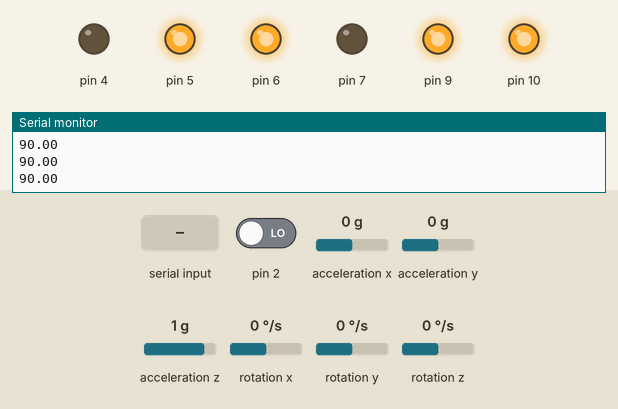
Simulated run of this sketch. Board: Arduino Uno, built with avr-gcc and run on an emulated ATmega328P. On the bench: output pins drawn as LEDs (lit = HIGH), the last lines printed to the serial monitor. Inputs (shaded band) come from the test bench; at power-on: acceleration x 0 g, pin 2 LOW, acceleration y 0 g, acceleration z 1 g, rotation x 0 °/s, rotation y 0 °/s, rotation z 0 °/s. The sensor or clock chip raises its interrupt line as the real part does.

Above: at 1.7 s.
1.8 s: "s90\n" received over Serial
At 4.2 s:
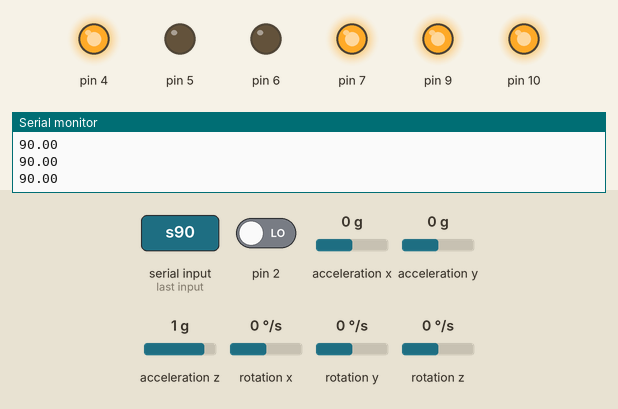
4.8 s: acceleration x set to -1.4 g
At 4.96 s:
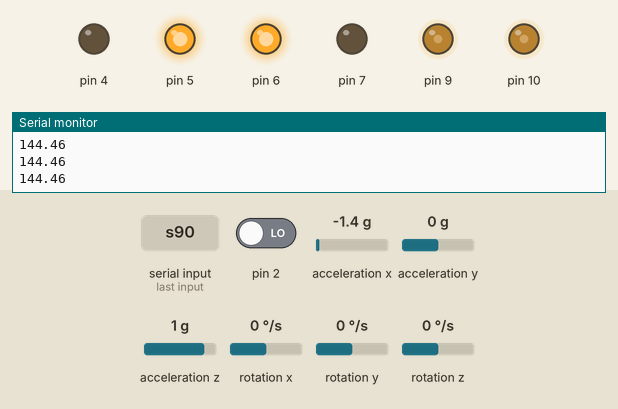
6.6 s: acceleration x set to 0.8 g
At 7.4 s:
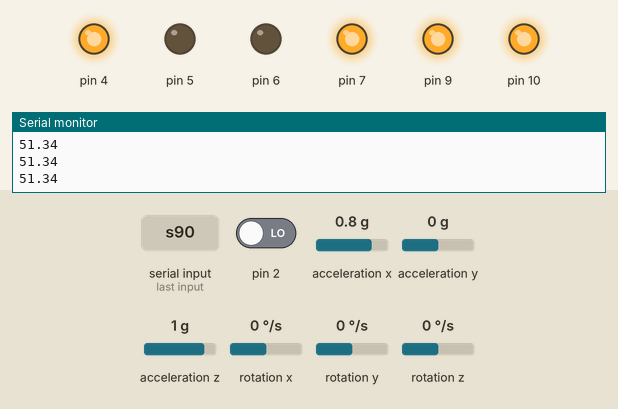
8.1 s: acceleration x set to -0.8 g
At 9.6 s:
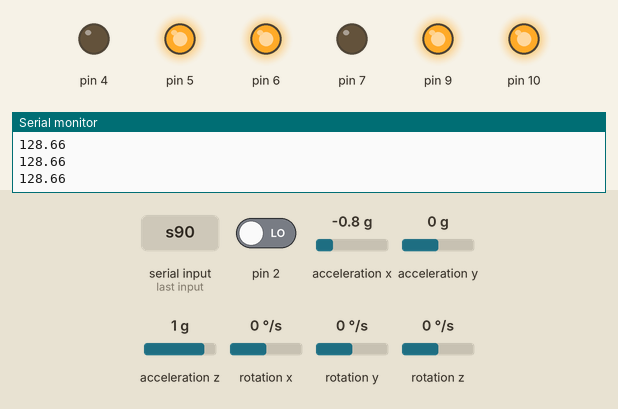
Timing chart, 0 to 10.9 s (numbered marks = the images above; inputs shaded):
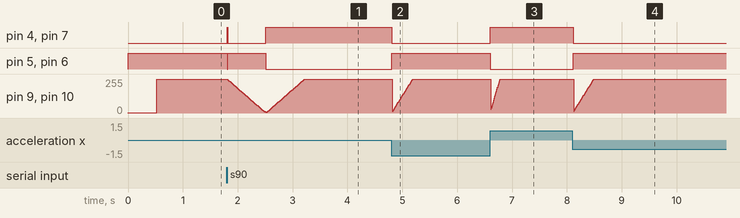

Measured:
- after the input at 1.8 s, pin 4, pin 7: LOW → HIGH at once, → LOW 0.01 s later, → HIGH 0.69 s later; pin 5, pin 6: HIGH → LOW at once, → HIGH 0.01 s later, → LOW 0.69 s later
- after the input at 4.8 s, pin 4, pin 7: HIGH → LOW at once; pin 5, pin 6: LOW → HIGH at once
- after the input at 6.6 s, pin 4, pin 7: LOW → HIGH at once; pin 5, pin 6: HIGH → LOW at once
- after the input at 8.1 s, pin 4, pin 7: HIGH → LOW at once; pin 5, pin 6: LOW → HIGH at once

The sketch:

sbr_exp.ino
```cpp
#include "I2Cdev.h"

#include "MPU6050_6Axis_MotionApps20.h"
//#include "MPU6050.h" // not necessary if using MotionApps include file

// Arduino Wire library is required if I2Cdev I2CDEV_ARDUINO_WIRE implementation
// is used in I2Cdev.h
#if I2CDEV_IMPLEMENTATION == I2CDEV_ARDUINO_WIRE
    #include "Wire.h"
#endif

// class default I2C address is 0x68
// specific I2C addresses may be passed as a parameter here
// AD0 low = 0x68 (default for SparkFun breakout and InvenSense evaluation board)
// AD0 high = 0x69
MPU6050 mpu;
bool blinkState = false;
double ra=0;
// MPU control/status vars
bool dmpReady = false;  // set true if DMP init was successful
uint8_t mpuIntStatus;   // holds actual interrupt status byte from MPU
uint8_t devStatus;      // return status after each device operation (0 = success, !0 = error)
uint16_t packetSize;    // expected DMP packet size (default is 42 bytes)
uint16_t fifoCount;     // count of all bytes currently in FIFO
uint8_t fifoBuffer[64]; // FIFO storage buffer
uint16_t T=0;
uint16_t pT=0;
uint16_t dT=0;
float ITerm =0;
float DTerm =0;
float kp = 11;
float ki = 0.04;
float kd = 7.0;
// orientation/motion vars
Quaternion q;           // [w, x, y, z]         quaternion container
int16_t gg[3];
VectorFloat gravity;    // [x, y, z]            gravity vector
float Setpoint = 0;
float raSet=-10.0;
float setT=7.5;
float t=255.0/(pow(kp,setT/57.2958)-1);
int flag=0;
float disp=0;
float r=0;
volatile bool mpuInterrupt = false;     // indicates whether MPU interrupt pin has gone high
void dmpDataReady() {
    mpuInterrupt = true;
}

// ================================================================
// ===                      INITIAL SETUP                       ===
// ================================================================

void setup() {

    // join I2C bus (I2Cdev library doesn't do this automatically)
        Wire.begin();
        pinMode(10, OUTPUT);
  pinMode(4, OUTPUT);
  pinMode(5, OUTPUT);
  pinMode(6, OUTPUT);
  pinMode(7, OUTPUT);
  pinMode(9, OUTPUT);
  digitalWrite(7,0);
  digitalWrite(4,0);
  digitalWrite(5,HIGH);
  digitalWrite(6,HIGH);
  analogWrite(10,1);
  analogWrite(9,1);
    // initialize serial communication
    // (115200 chosen because it is required for Teapot Demo output, but it's
    // really up to you depending on your project)
    Serial.begin(115200);
    //delay(5000);
    //while (!Serial); // wait for Leonardo enumeration, others continue immediately

    // NOTE: 8MHz or slower host processors, like the Teensy @ 3.3v or Ardunio
    // Pro Mini running at 3.3v, cannot handle this baud rate reliably due to
    // the baud timing being too misaligned with processor ticks. You must use
    // 38400 or slower in these cases, or use some kind of external separate
    // crystal solution for the UART timer.

    // initialize device
    //Serial.println(F("Initializing I2C devices..."));
    mpu.initialize();

    // verify connection
    //Serial.println(F("Testing device connections..."));
    //Serial.println(mpu.testConnection() ? F("MPU6050 connection successful") : F("MPU6050 connection failed"));
    mpu.testConnection();
    // wait for ready
    //Serial.println(F("\nSend any character to begin DMP programming and demo: "));
    //while (Serial.available() && Serial.read()); // empty buffer
    //while (!Serial.available());                 // wait for data
    //while (Serial.available() && Serial.read()); // empty buffer again

    // load and configure the DMP
    //Serial.println(F("Initializing DMP..."));
    devStatus = mpu.dmpInitialize();

    // supply your own gyro offsets here, scaled for min sensitivity
    mpu.setXGyroOffset(-965);
    mpu.setYGyroOffset(-102);
    mpu.setZGyroOffset(35);
    mpu.setZAccelOffset(1220); // 1688 factory default for my test chip
    mpu.setXAccelOffset(-5082);
    mpu.setYAccelOffset(-739);
    // make sure it worked (returns 0 if so)
    if (devStatus == 0) {
        // turn on the DMP, now that it's ready
        //Serial.println(F("Enabling DMP..."));
        mpu.setDMPEnabled(true);

        // enable Arduino interrupt detection
        //Serial.println(F("Enabling interrupt detection (Arduino external interrupt 0)..."));
        attachInterrupt(0, dmpDataReady, RISING);
        mpuIntStatus = mpu.getIntStatus();
        // set our DMP Ready flag so the main loop() function knows it's okay to use it
        //Serial.println(F("DMP ready! Waiting for first interrupt..."));
        dmpReady = true;

        // get expected DMP packet size for later comparison
        packetSize = mpu.dmpGetFIFOPacketSize();
    } else {Serial.println("Start");
        // ERROR!
        // 1 = initial memory load failed
        // 2 = DMP configuration updates failed
        // (if it's going to break, usually the code will be 1)
        //Serial.print(F("DMP Initialization failed (code "));
        //Serial.print(devStatus);
        //Serial.println(F(")"));
    }
    //OCR1A=OCR1B=255;
}


float error=0,output=0;
// ================================================================
// ===                    MAIN PROGRAM LOOP                     ===
// ================================================================

void loop() {
    // if programming failed, don't try to do anything

    if (!dmpReady) return;

    // wait for MPU interrupt or extra packet(s) available
while (!mpuInterrupt && fifoCount < packetSize) {
        // other program behavior stuff here
        // .
        // .
        // .
        // if you are really paranoid you can frequently test in between other
        // stuff to see if mpuInterrupt is true, and if so, "break;" from the
        // while() loop to immediately process the MPU data
        // .
        // .
        // .
    }

    // reset interrupt flag and get INT_STATUS byte
    mpuInterrupt = false;
    mpuIntStatus = mpu.getIntStatus();

    // get current FIFO count
    fifoCount = mpu.getFIFOCount();
    // check for overflow (this should never happen unless our code is too inefficient)
    if ((mpuIntStatus & 0x10) || fifoCount == 1024) {
        // reset so we can continue cleanly
        mpu.resetFIFO();
        //Serial.println(F("FIFO overflow!"));

    // otherwise, check for DMP data ready interrupt (this should happen frequently)
    } else if (mpuIntStatus & 0x02) {
        while (fifoCount < packetSize) fifoCount = mpu.getFIFOCount();
        mpu.getFIFOBytes(fifoBuffer, packetSize);
        fifoCount -= packetSize;
            mpu.dmpGetQuaternion(&q, fifoBuffer);
            mpu.dmpGetGravity(&gravity, &q);
            mpu.dmpGetGyro(gg,fifoBuffer);
            if(Serial.available()>2)
            {
              //delay(3);
              switch(Serial.read()){
              case 's': raSet=Serial.parseFloat();break;
              case 'p': kp=Serial.parseFloat();t=255.0/(pow(kp,setT/57.2958)-1);break;
              case 'i': ki=Serial.parseFloat();break;
              case 'd': kd=Serial.parseFloat();break;
              case 'r': r=Serial.parseFloat();break;
              case 'a': setT=Serial.parseFloat();t=255.0/(pow(kp,setT/57.2958)-1);break;
             }
             Serial.read();
            }
            //Serial.print("a  ");
            ra=atan2(gravity.z,gravity.x)*57.2958-raSet;
            Serial.println(ra+raSet);
            //Serial.print("\t");
            if(ra<0)flag = -1;
            else flag = 1;
            //Serial.print("a ");
            //Serial.print(ra,9);
            ra = flag*ra;
            //Serial.println();

            output = (pow(kp,constrain(ra,0,setT)/57.2958)-1)*flag*t;
            error = output - raSet;
            DTerm = error-DTerm;
            ITerm+= (ki * error);
            if(ITerm > 255) ITerm= 255;
            else if(ITerm < -255) ITerm= -255;
            //if((ra<raSet)&&(ra>-raSet))ITerm=0;
            //if((ITerm/abs(ITerm))!=(output/abs(output)))ITerm=error;
            DTerm *=kd;
            output=output+ITerm+DTerm;
            DTerm = error;
            /*if((ra>20.0)&&(ra<45))output=255*flag;
            if(ra>=45)output=0;*/
            if(output >=255) output= 255;
            else if(output <=-255) output= -255;

            //Serial.println(output);
            if (output > 0) PORTD=B01100000;
            else PORTD=B10010000;

            if(abs(output)<7)
                  OCR1A=OCR1B=map(abs(output),0,255,7,255);
            else
               OCR1A=OCR1B=abs(output);
    }
}
```
